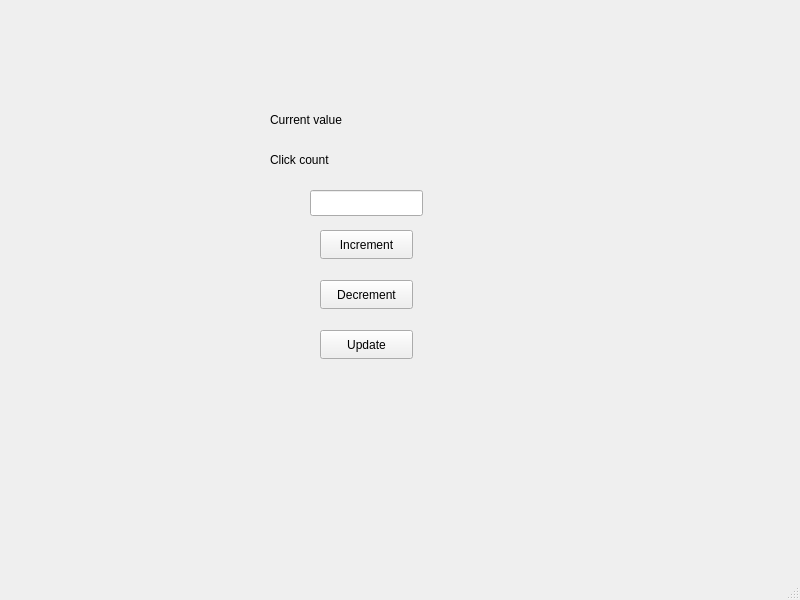
<?xml version="1.0" encoding="UTF-8"?>
<ui version="4.0">
 <class>MainWindow</class>
 <widget class="QMainWindow" name="MainWindow">
  <property name="geometry">
   <rect>
    <x>0</x>
    <y>0</y>
    <width>800</width>
    <height>600</height>
   </rect>
  </property>
  <property name="windowTitle">
   <string>MainWindow</string>
  </property>
  <widget class="QWidget" name="centralwidget">
   <widget class="QPushButton" name="incrementButton">
    <property name="geometry">
     <rect>
      <x>320</x>
      <y>230</y>
      <width>93</width>
      <height>29</height>
     </rect>
    </property>
    <property name="text">
     <string>Increment</string>
    </property>
   </widget>
   <widget class="QPushButton" name="decrementButton">
    <property name="geometry">
     <rect>
      <x>320</x>
      <y>280</y>
      <width>93</width>
      <height>29</height>
     </rect>
    </property>
    <property name="text">
     <string>Decrement</string>
    </property>
   </widget>
   <widget class="QPushButton" name="updateButton">
    <property name="geometry">
     <rect>
      <x>320</x>
      <y>330</y>
      <width>93</width>
      <height>29</height>
     </rect>
    </property>
    <property name="text">
     <string>Update</string>
    </property>
   </widget>
   <widget class="QLineEdit" name="valueEdit">
    <property name="geometry">
     <rect>
      <x>310</x>
      <y>190</y>
      <width>113</width>
      <height>26</height>
     </rect>
    </property>
   </widget>
   <widget class="QLabel" name="currentValueLabel">
    <property name="geometry">
     <rect>
      <x>270</x>
      <y>110</y>
      <width>101</width>
      <height>20</height>
     </rect>
    </property>
    <property name="text">
     <string>Current value</string>
    </property>
   </widget>
   <widget class="QLabel" name="clickCountLabel">
    <property name="geometry">
     <rect>
      <x>270</x>
      <y>150</y>
      <width>91</width>
      <height>20</height>
     </rect>
    </property>
    <property name="text">
     <string>Click count</string>
    </property>
   </widget>
   <widget class="QLabel" name="currentValue">
    <property name="geometry">
     <rect>
      <x>390</x>
      <y>110</y>
      <width>63</width>
      <height>20</height>
     </rect>
    </property>
    <property name="text">
     <string/>
    </property>
   </widget>
   <widget class="QLabel" name="clickCount">
    <property name="geometry">
     <rect>
      <x>390</x>
      <y>150</y>
      <width>63</width>
      <height>20</height>
     </rect>
    </property>
    <property name="text">
     <string/>
    </property>
   </widget>
  </widget>
  <widget class="QMenuBar" name="menubar">
   <property name="geometry">
    <rect>
     <x>0</x>
     <y>0</y>
     <width>800</width>
     <height>26</height>
    </rect>
   </property>
  </widget>
  <widget class="QStatusBar" name="statusbar"/>
 </widget>
 <resources/>
 <connections/>
</ui>
